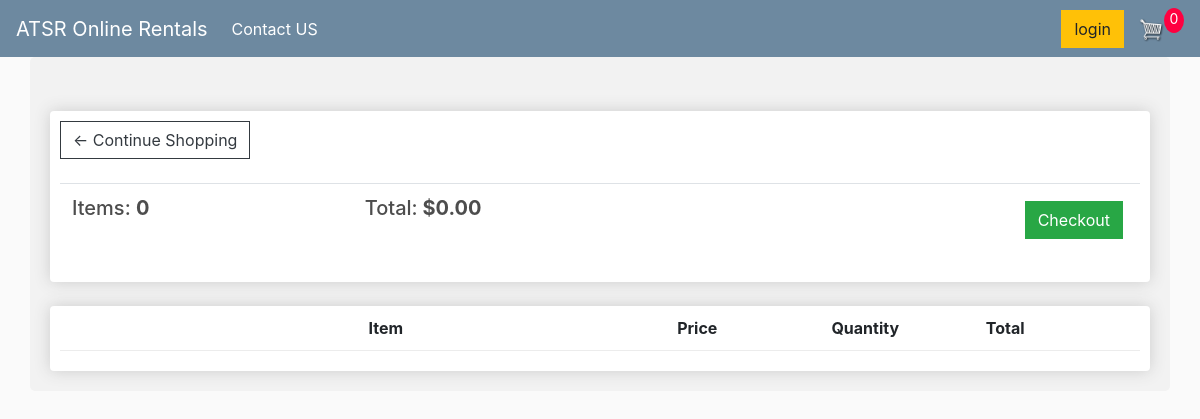
The app's page /cart/ (signed in), older data.
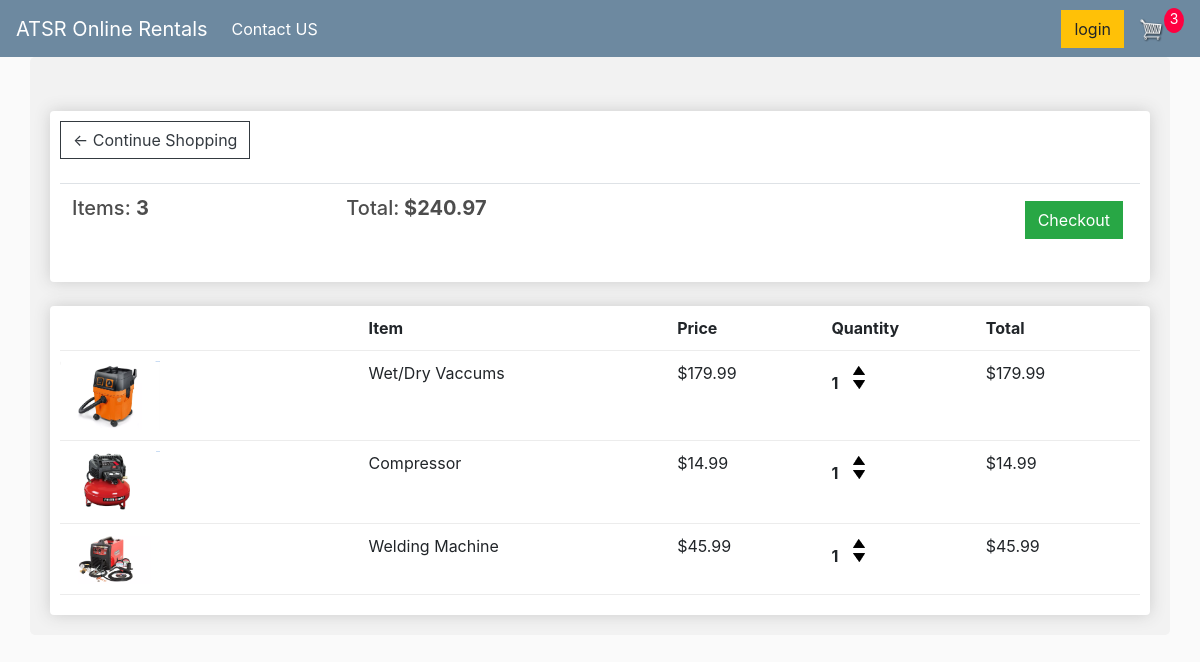
The same page, newer data.
### store/models.py (models this page shows, shortened)
class Order(models.Model):
	customer = models.ForeignKey(Customer, on_delete=models.SET_NULL, null=True, blank=True)
	date_ordered = models.DateTimeField(auto_now_add=True)
	complete = models.BooleanField(default=False)
	transaction_id = models.CharField(max_length=100, null=True)
	@property
	def get_cart_total(self):
		rentalitems = self.rentalitem_set.all()
		total = sum([item.get_total for item in rentalitems])
		return total
	@property
	def get_cart_items(self):
		rentalitems = self.rentalitem_set.all()
		total = sum([item.quantity for item in rentalitems])
		return total

class RentalItem(models.Model):
	product = models.ForeignKey(Product, on_delete=models.SET_NULL, null=True)
	order = models.ForeignKey(Order, on_delete=models.SET_NULL, null=True)
	quantity = models.IntegerField(default=0, null=True, blank=True)
	date_added = models.DateTimeField(auto_now_add=True)
	@property
	def get_total(self):
		total = self.product.price * self.quantity
		return total

class Product(models.Model):
	name = models.CharField(max_length=200)
	price = models.FloatField()
	digital = models.BooleanField(default=False,null=True, blank=True)
	image = models.ImageField(null=True, blank=True)
	@property
	def imageURL(self):
		try:
			url = self.image.url
		except:
			url = ''
		return url

### store/views.py (the view)
# urls.py: path('cart/', views.cart, name="cart"),
def cart(request):
	data = cartData(request)
	cartItems = data['cartItems']
	order = data['order']
	items = data['items']
	context = {'items':items, 'order':order, 'cartItems':cartItems}
	return render(request, 'store/cart.html', context)

### store/utils.py (called while the page is built)
def cartData(request):
	if request.user.is_authenticated:
		customer = request.user.customer
		order, created = Order.objects.get_or_create(customer=customer, complete=False)
		items = order.rentalitem_set.all()
		cartItems = order.get_cart_items
	else:
		cookieData = cookieCart(request)
		cartItems = cookieData['cartItems']
		order = cookieData['order']
		items = cookieData['items']
	return {'cartItems':cartItems ,'order':order, 'items':items}

### store/templates/store/cart.html
{% extends 'store/main.html' %}
{% load static %}
{% block content %}
	<div class="row">
		<div class="col-lg-12">
			<div class="box-element">
				<a  class="btn btn-outline-dark" href="{% url 'store' %}">&#x2190; Continue Shopping</a>
				<br>
				<br>
				<table class="table">
					<tr>
						<th><h5>Items: <strong>{{order.get_cart_items}}</strong></h5></th>
						<th><h5>Total:<strong> ${{order.get_cart_total|floatformat:2}}</strong></h5></th>
						<th>
							<a  style="float:right; margin:5px;" class="btn btn-success" href="{% url 'checkout' %}">Checkout</a>
						</th>
					</tr>
				</table>
			</div>
			<br>
			<div class="box-element">
				<div class="cart-row">
					<div style="flex:2"></div>
					<div style="flex:2"><strong>Item</strong></div>
					<div style="flex:1"><strong>Price</strong></div>
					<div style="flex:1"><strong>Quantity</strong></div>
					<div style="flex:1"><strong>Total</strong></div>
				</div>
				{% for item in items %}
				<div class="cart-row">
					<div style="flex:2"><img class="row-image" src="{{item.product.imageURL}}"></div>
					<div style="flex:2"><p>{{item.product.name}}</p></div>
					<div style="flex:1"><p>${{item.product.price|floatformat:2}}</p></div>
					<div style="flex:1">
						<p class="quantity">{{item.quantity}}</p>
						<div class="quantity">
							<img data-product="{{item.product.id}}" data-action="add" class="chg-quantity update-cart" src="{% static  'images/arrow-up.png' %}">
							<img data-product="{{item.product.id}}" data-action="remove" class="chg-quantity update-cart" src="{% static  'images/arrow-down.png' %}">
						</div>
					</div>
					<div style="flex:1"><p>${{item.get_total|floatformat:2}}</p></div>
				</div>
				{% endfor %}
			</div>
		</div>
	</div>
{% endblock content %}

### store/templates/store/main.html (shortened to what this page needs)
<!DOCTYPE html>
{% load static %}
<html>
<head>
	<link rel="stylesheet" href="https://stackpath.bootstrapcdn.com/bootstrap/4.4.1/css/bootstrap.min.css">
	<link rel="stylesheet" type="text/css" href="{% static 'css/main.css' %}">
</head>
<body>
	<nav class="navbar navbar-expand-lg navbar-dark bg-dark">
	  <a class="navbar-brand" href="{% url 'store' %}">ATSR Online Rentals</a>
	  <div class="collapse navbar-collapse" id="navbarSupportedContent">
	    <ul class="navbar-nav mr-auto">
	      <li class="nav-item active">
	        <a class="nav-link" href="{% url 'contactus' %}"> <span class="sr-only">(current)</span>Contact US </a>
	      </li>
	    </ul>
	    <div class="form-inline my-2 my-lg-0">
	     	<a href="/admin" class="btn btn-warning" >login</a>
	     	<a href="{% url 'cart' %}">
	    		<img  id="cart-icon" src="{% static 'images/cart.png' %}">
	    	</a>
	    	<p id="cart-total">{{cartItems}}</p>
	    </div>
	  </div>
	</nav>
     <div class="container">
            <br>
            {% block content %}
            {% endblock content %}
         </div>
</body>
</html>

### static/css/main.css (style rules this page uses)
body { background-color: hsl(0, 0%, 98%); }
h1,h2,h3,h4,h5,h6 { color:hsl(0, 0%, 30%); }
.box-element { box-shadow:hsl(0, 0%, 80%) 0 0 16px; background-color: #fff; border-radius: 4px; padding: 10px; }
.bg-dark { background-color: #6d89a0!important; }
#cart-icon { width:25px; display: inline-block; margin-left: 15px; }
#cart-total { display: block; text-align: center; color:#fff; background-color: rgb(255, 0, 64); width: 20px; height: 25px; border-radius: 50%; font-size: 14px; }
.col-lg-4, .col-lg-6, .col-lg-8, .col-lg-12 { margin-top: 10px; }
.btn { border-radius: 0; }
.row-image { width: 100px; }
.cart-row { display: flex; align-items: flex-stretch; padding-bottom: 10px; margin-bottom: 10px; border-bottom: 1px solid #ececec; }
.quantity { display: inline-block; font-weight: 700; padding-right:10px; }
.chg-quantity { width: 12px; cursor: pointer; display: block; margin-top: 5px; transition:.1s; }
.container { border-radius: 5px; background-color: #f2f2f2; padding: 20px; }

Row changes from the older to the newer data that the page shows:
removed Order: get_cart_items "0", get_cart_total "0.00"
added Order: get_cart_items "3", get_cart_total "240.97"
added RentalItem: product.imageURL (picture), product.name "Wet/Dry Vaccums", product.price "179.99", quantity "1", get_total "179.99"
added RentalItem: product.imageURL (picture), product.name "Compressor", product.price "14.99", quantity "1", get_total "14.99"
added RentalItem: product.imageURL (picture), product.name "Welding Machine", product.price "45.99", quantity "1", get_total "45.99"
Text that changed along with them:
{{ cartItems }}: "0" → "3"
